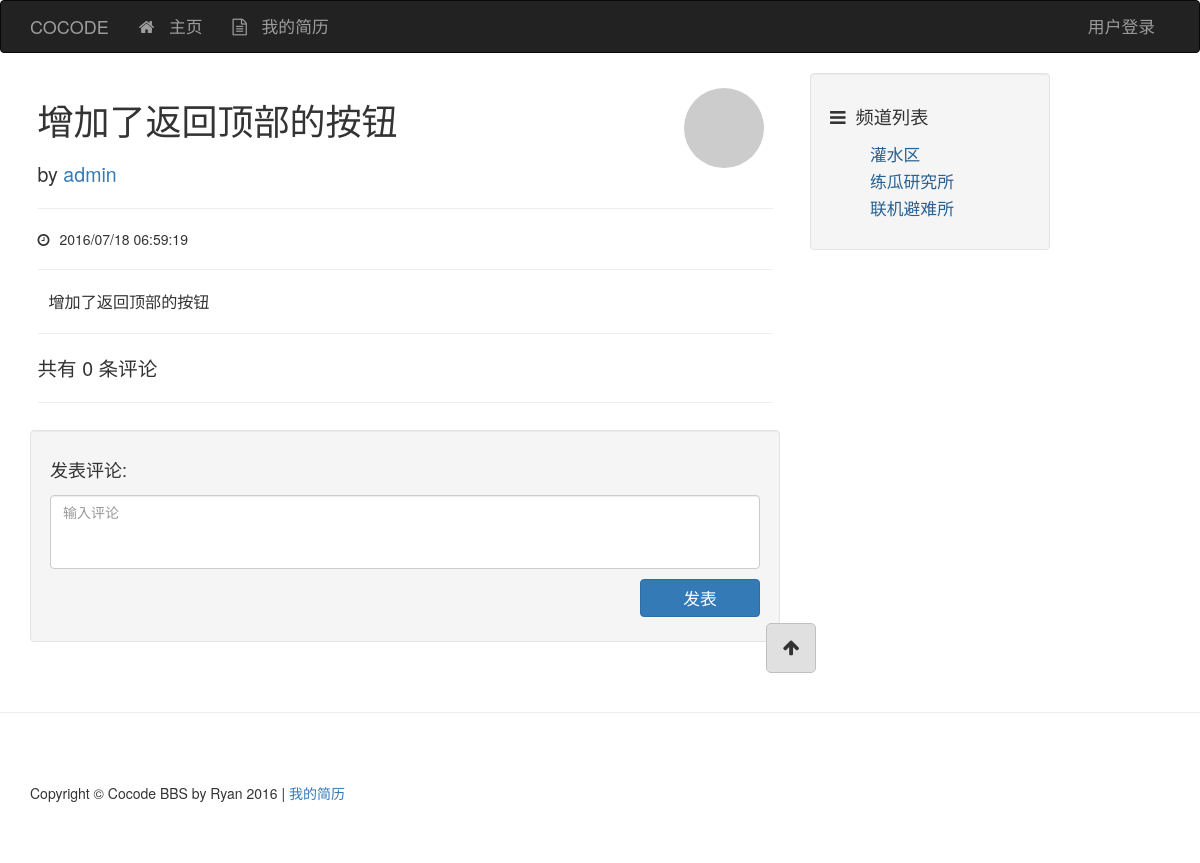
The page /post/14 on the database as committed earlier.
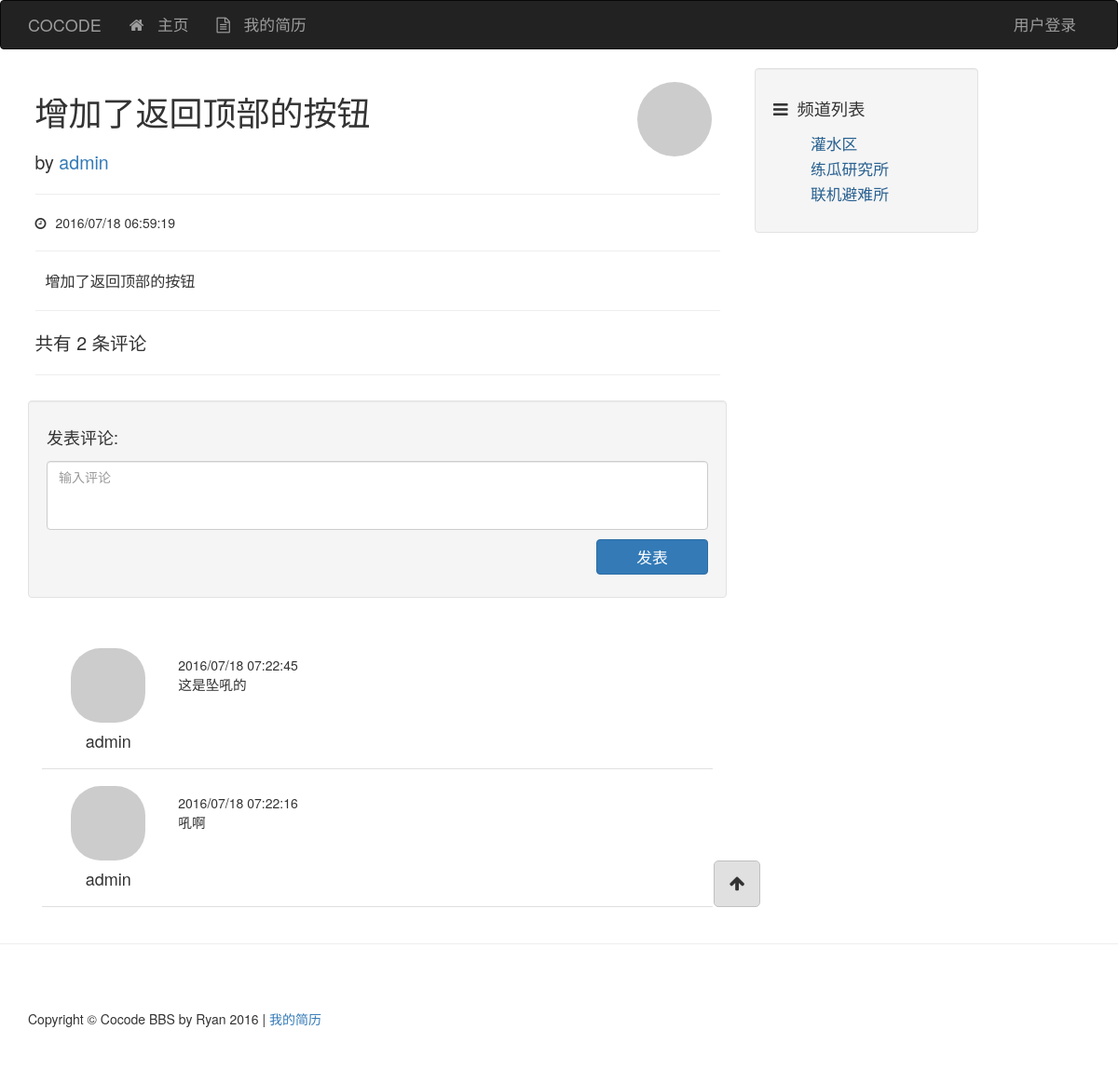
The same page on the database as committed later.
### app/models/post.py (models this page shows, shortened)
class Post(db.Model, Model):
    __tablename__ = 'posts'
    id = db.Column(db.Integer, primary_key=True)
    title = db.Column(db.String())
    content = db.Column(db.String())
    created_time = db.Column(db.Integer, default=0)
    channel_id = db.Column(db.Integer, db.ForeignKey('channels.id'))
    user_id = db.Column(db.Integer, db.ForeignKey('users.id'))
    comments = db.relationship('Comment', backref='post')
    @staticmethod
    def post_by_id(id):
        return Post.query.get_or_404(id)
    @staticmethod
    def comments_sorted_by_time(comments, reverse=True):
        comments.sort(key=lambda p: p.created_time, reverse=reverse)
        return comments

### app/models/user.py (models this page shows, shortened)
class User(db.Model, Model):
    __tablename__ = 'users'
    id = db.Column(db.Integer, primary_key=True)
    username = db.Column(db.String(), unique=True)
    password_hash = db.Column(db.String())
    email = db.Column(db.String(), unique=True)
    avatar_hash = db.Column(db.String())
    created_time = db.Column(db.Integer, default=0)
    role_id = db.Column(db.Integer, db.ForeignKey('roles.id'))
    posts = db.relationship('Post', backref='author')
    comments = db.relationship('Comment', backref='author')
    @property
    def password(self):
        raise AttributeError('password is not readable')
    def gravatar(self, size=100, default='identicon', rating='g'):
        from flask import request
        gravatar_url = 'secure.gravatar.com/avatar'
        if request.is_secure:
            url = 'https://' + gravatar_url
        else:
            url = 'http://' + gravatar_url
        hash = self.avatar_hash or md5(self.email.encode('utf-8')).hexdigest()
        return '{url}/{hash}?s={size}&d={default}&r={rating}'.format(url=url,
                                                                     hash=hash,
                                                                     size=size,
                                                                     default=default,
                                                                     rating=rating)

### app/models/channel.py (models this page shows, shortened)
class Channel(db.Model, Model):
    __tablename__ = 'channels'
    id = db.Column(db.Integer, primary_key=True)
    name = db.Column(db.String(), default=ChannelPermission.NORMAL)
    permission = db.Column(db.Integer)
    created_time = db.Column(db.Integer, default=0)
    posts = db.relationship('Post', backref='channel')
    @staticmethod
    def channel_by_id(id):
        return Channel.query.get_or_404(id)

### app/models/comment.py (models this page shows, shortened)
class Comment(db.Model, Model):
    __tablename__ = 'comments'
    id = db.Column(db.Integer, primary_key=True)
    content = db.Column(db.String())
    created_time = db.Column(db.Integer, default=0)
    user_id = db.Column(db.Integer, db.ForeignKey('users.id'))
    post_id = db.Column(db.Integer, db.ForeignKey('posts.id'))

### app/controllers/views.py (the view)
@controllers.route('/post/<int:id>')
@post_permission_required
def post_view(id):
    post = Post.post_by_id(id)
    comments = post.comments
    d = dict(
        post=post,
        comments=comments
    )
    return render_template('post.html', **d)

### app/context_processers.py (called while the page is built)
@app.context_processor
def current_user_processor():
    user = current_user()
    return dict(current_user=user)

@app.context_processor
def channel_processor():
    channels = Channel.query.all()
    permissions = {
        'NORMAL': ChannelPermission.NORMAL,
        'ADMIN': ChannelPermission.ADMIN,
    }
    dic = {
        'channels': channels,
        'channel_permissions': permissions,
    }
    return dict(**dic)

@app.context_processor
def class_processor():
    return dict(Channel=Channel)

@app.context_processor
def user_processor():
    user_count = User.query.count()
    new_user = User.query.order_by(User.created_time.desc()).first()
    return dict(new_user=new_user,
                user_count=user_count)

@app.context_processor
def post_processor():
    post_count = Post.query.count()
    return dict(post_count=post_count)

@app.context_processor
def comment_processor():
    comment_count = Comment.query.count()
    return dict(comment_count=comment_count)

### app/filters.py (called while the page is built)
@app.template_filter('format_time')
def format_time(timestamp):
    format = '%Y/%m/%d %H:%M:%S'
    t = time.localtime(timestamp)
    ft = time.strftime(format, t)
    return ft

### app/models/user.py (called while the page is built)
def current_user():
    id = session.get('user_id', None)
    user = None
    if id is not None:
        user = User.user_by_id(id)
    return user

### app/templates/post.html (shortened to what this page needs)
{% extends "base.html" %}
{% block page_content %}
<div class="main-post">
    <div class="row">
        <div class="col-md-9">
            <h1>{{ post.title }}</h1>
            <div class="main-post-author">
            by <a href="#">{{ post.author.username }}</a>
            </div>
        </div>
        <div class="col-md-3">
            <div class="main-post-portrait"><img class="round-portrait-100" src="{{ post.author.gravatar(size=100) }}"></div>
        </div>
    </div>
    <hr>
    <div class="main-post-date"><div class="fa fa-clock-o"></div>{{ post.created_time | format_time }}</div>
    <hr>
    <div class="main-post-content">
        {{ post.content }}
    </div>
    <hr>
    <div class="main-post-note">
        共有 {{ post.comments | length }} 条评论
    </div>
    <hr>
</div>
<div class="well">
    <h4>发表评论:</h4>
    <div class="comment-form">
        <div class="comment-form-item"><textarea id="id-text-content" class="form-control" rows="3" placeholder="输入评论"></textarea></div>
        <div class="comment-form-item"><button type="button" id="id-button-comment-add" class="btn btn-primary">发表</button></div>
    </div>
</div>
{% include "_comments.html" %}
{% endblock %}

### app/templates/base.html (shortened to what this page needs)
<!DOCTYPE html>
<html lang="en">
{% block head %}
<head>
    <link href="../static/css/base-styles.css" rel="stylesheet">
    <link href="../static/css/bootstrap.min.css" rel="stylesheet">
    <link href="../static/css/font-awesome.min.css" rel="stylesheet">
</head>
{% endblock %}
<body>
{% block navbar %}
<div class="header">
    <div class="navbar navbar-inverse" role="navigation">
        <div class="container">
            <div class="navbar-header">
            <div class="navbar-brand" href="/">COCODE</div>
            </div>
            <div class="navbar-collapse collapse">
                <ul class="nav navbar-nav">
                    <li><a href="/"><div class="fa fa-home"></div> 主页</a></li>
                    <li><a href="#" class="a-resume"><div class="fa fa-file-text-o"></div> 我的简历</a></li>
                </ul>
                <ul class="nav navbar-nav navbar-right">
                    {% if current_user is not none %}
                    <li><a href="#" class="dropdown-toggle" data-toggle="dropdown">
                        {{ current_user.username }}<b class="caret"></b>
                    </a>
                        <ul class="dropdown-menu">
                            <li><a href="#"><div class="fa fa-user"></div> 用户资料</a></li>
                            <li role="separator" class="divider"></li>
                            <li><a href="/accounts/logout"><div class="fa fa-power-off"></div> 登出用户</a></li>
                        </ul>
                    </li>
                    {% else %}
                    <li><a href="/accounts">用户登录</a></li>
                    {% endif %}
                </ul>
            </div>
        </div>
    </div>
</div>
{% endblock %}
{% block content %}
<div class="container">
    <div class="row">
        {% block content_body %}
        <div class="col-lg-8">
            {% block page_content %}
            {% endblock %}
        </div>
        <div class="col-md-4">
            {% block side_content %}
            <div class="side-content">
                <div class="well">
                    <div class="channel-title"><div class="fa fa-bars"></div>频道列表</div>
                    <div class="row">
                        <div class="col-lg-12">
                            <ul class="channel-list">
                                {% for c in channels %}
                                {% if c.permission == channel_permissions['NORMAL'] %}
                                <li><a href="/channel/{{ c.id }}">{{ c.name }}</a></li>
                                {% endif %}
                                {% endfor %}
                            </ul>
                        </div>
                    </div>
                </div>
            </div>
            {% endblock %}
        </div>
        {% endblock %}
    </div>
</div>
{% endblock %}
{% block to_top %}
<div class="container">
    <a href="#top">
        <div class="back-to-top">
        <div class="fa fa-arrow-up"></div>
        </div>
    </a>
</div>
{% endblock %}
{% block footer %}
<hr>
<div class="container">
    <footer>
    <div class="row">
        <div class="col-lg-12">
            <p>Copyright &copy; Cocode BBS by Ryan 2016 | <a href="#" class="a-resume">我的简历</a></p>
        </div>
    </div>
    </footer>
</div>
{% endblock %}
</body>
</html>

### app/templates/_comments.html (shortened to what this page needs)
<div class="comment-list">
    {% for comment in post.comments_sorted_by_time(post.comments) %}
    <div class="comment-item">
        <div class="comment-author col-md-2">
            <a href="#">
                <img class="media-object round-portrait-64" src="{{ comment.author.gravatar(size=64) }}">
            </a>
            <h4 class="media-heading">{{ comment.author.username }}</h4>
        </div>
        <div class="comment-body col-md-10">
            <div class="comment-date">{{ comment.created_time | format_time }}</div>
            <div class="comment-content" id="id-comment-content-{{ post.id }}">
                {{ comment.content }}
            </div>
        </div>
    </div>
    {% endfor %}
</div>

### app/static/css/base-styles.css (style rules this page uses)
.header .navbar { font-size: 120%; }
.fa { margin-right: 10px; }
.side-content { position: fixed; width: 20%; }
.back-to-top { float: right; width: 50px; height: 50px; font-size: large; text-align: center; position: fixed; bottom: 190px; right: 32%; padding: 10px; border-radius: 5px; border: 1px solid #c0c0c0; background-color: #e0e0e0; }
.container > a { text-decoration: none; color: inherit; }
.back-to-top .fa { margin-right: 0px; }
.channel-title { font-size: 130%; padding: 10px 0 10px; }
ul.channel-list li { font-size: 120%; list-style-type: none; margin: 3px 0 3px; }
ul.channel-list li > a { text-decoration: none; color: rgb(40, 96, 144); }
footer { margin: 50px 0; }
img.round-portrait-64 { border-radius: 32px; }
img.round-portrait-100 { border-radius: 50px; }
.main-post { padding: 1%; }
.main-post .main-post-author { margin-top: 20px; font-size: 140%; }
.main-post .main-post-content { font-size: 115%; padding: 0 1.5% 0 1.5%; }
.main-post .main-post-portrait { margin: 5% 0 0 5%; text-align: right; padding-right: 5%; }
.main-post .main-post-note { font-size: 140%; }
.comment-form { display: flex; flex-direction: column; }
.comment-form .comment-form-item { margin: 5px 0 5px; }
.comment-form .comment-form-item > textarea { resize: none; }
.comment-form .comment-form-item > button { align-self: flex-start; width: 120px; font-size: 120%; float: right; }
.comment-list { padding: 2%; }
.comment-list .comment-item { padding: 2%; margin: 4px 0 4px; border-bottom: 1px solid #e0e0e0; display: flex; flex-direction: row; }
.comment-list .comment-item .comment-author { display: flex; flex-direction: column; align-items: center; }
.comment-list .comment-item .comment-author h4 { margin-top: 10px; }
.comment-list .comment-item .comment-body { padding: 8px; margin-left: 10px; }
.comment-list .comment-item .comment-body .comment-content { font-size: 105%; }

Rows that differ between the two databases and show on the page:
added Comment: author.username "admin", created_time "2016/07/18 07:22:45", content "这是坠吼的"
added Comment: author.username "admin", created_time "2016/07/18 07:22:16", content "吼啊"
Other text that changed with them:
{{ post.comments | length }}: "0" → "2"
